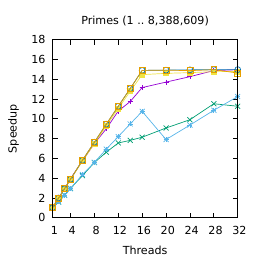

Reproduce this figure in gnuplot.
set title "Primes (1 .. 8,388,609)"
set terminal pdf size 2.6,2.43
set output "./results/Primes_1_.._8,388,609.pdf"
set key off
set xrange [1:32]
set xtics (1, 4, 8, 12, 16, 20, 24, 28, 32)
set yrange [0:18]
set ylabel "Speedup"
plot './results/Primes_1_.._8,388,609.dat' using 1:2 title "Rayon" ls 1 lw 1 pointsize 0.6 with linespoints, \
  './results/Primes_1_.._8,388,609.dat' using 1:3 title "Naive" ls 2 lw 1 pointsize 0.6 with linespoints, \
  './results/Primes_1_.._8,388,609.dat' using 1:4 title "Naive (pinned)" ls 3 lw 1 pointsize 0.6 with linespoints, \
  './results/Primes_1_.._8,388,609.dat' using 1:5 title "Work stealing" ls 5 lw 1 pointsize 0.6 with linespoints, \
  './results/Primes_1_.._8,388,609.dat' using 1:6 title "Our" ls 6 lw 1 pointsize 0.7 with linespoints, \
  './results/Primes_1_.._8,388,609.dat' using 1:7 title "Our (specialized loop)" ls 4 lw 1 pointsize 0.7 with linespoints
